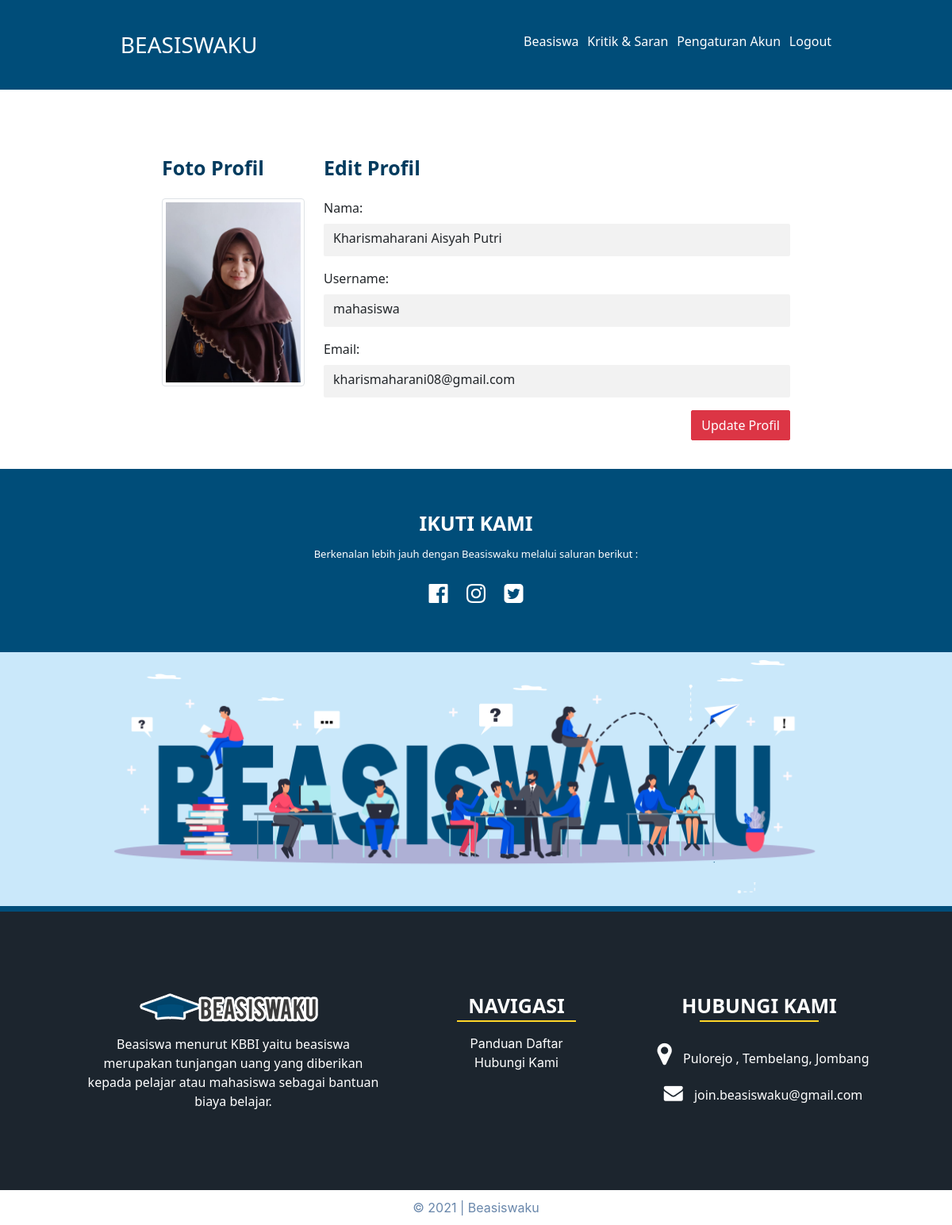
The page /Dashboard-User/profileuserv2.php (signed in) on the database its author committed.
### tables this page shows
CREATE TABLE `user` (
  `id` int(11) NOT NULL,
  `nama` varchar(100) NOT NULL,
  `username` varchar(100) NOT NULL,
  `password` varchar(100) NOT NULL,
  `email` varchar(50) NOT NULL,
  `nim` text NOT NULL,
  `hakakses` varchar(100) NOT NULL,
  `foto` varchar(5000) NOT NULL
);

### Dashboard-User/profileuserv2.php (the view, shortened to what this page needs)
<?php
include('koneksi.php');
?>
<!DOCTYPE html>
<head>
    <link rel="stylesheet" href="https://cdnjs.cloudflare.com/ajax/libs/font-awesome/4.7.0/css/font-awesome.min.css">
    <link rel="stylesheet" href="https://stackpath.bootstrapcdn.com/bootstrap/4.1.3/css/bootstrap.min.css">
    <link rel="stylesheet" href="../css/bootstrap.css" />
    <link rel="stylesheet" href="style3.css" />
</head>
<body>
    <div class="garis-navbar-atas"></div>
    <nav>
        <div class="logo">
            <h3>BEASISWAKU</h3>
        </div>
        <ul>
            <li><a href="berandauser.php">Beasiswa</a></li>
            <li><a href="kritiksaranv2.php">Kritik & Saran </a></li>
            <li><a href="profileuserv2.php">Pengaturan Akun</a></li>
            <li><a href="../logout.php">Logout</a></li>
        </ul>
    </nav>
    <div class="garis-navbar-bawah"></div>
    <div class="row">
        <div class="col-lg-2"></div>
        <div class="col-lg-2">
            <div class="kritiksaranv2"><b>Foto Profil</b></div>
            <?php
            $tampil = mysqli_query($koneksi, "SELECT * from user WHERE username='$_SESSION[username]'");
            while ($data = mysqli_fetch_array($tampil)) :
            ?>
                <img src="../Dashboard/images/<?= $data['foto'] ?>" class="img-thumbnail"></td>
            <?php endwhile; ?>
        </div>
        <div class="col-lg-6">
            <div class="kritiksaranv2"><b>Edit Profil</b></div>
            <?php
            $tampil = mysqli_query($koneksi, "SELECT * from user WHERE username='$_SESSION[username]'");
            while ($data = mysqli_fetch_array($tampil)) :
            ?>
                <div class="form-group">
                    <label for="usr">Nama:</label>
                    <div class="form-control"><?= $data['nama'] ?></div>
                </div>
                <div class="form-group">
                    <label for="pwd">Username:</label>
                    <div class="form-control"><?= $data['username'] ?></div>
                </div>
                <div class="form-group">
                    <label for="pwd">Email:</label>
                    <div class="form-control"><?= $data['email'] ?></div>
                </div>
                <div class="buttoninput">
                    <a href="editprofileuserv2.php?hal=edit&id=<?= $data['id'] ?>" type="button" class="btn btn-danger" style="float:right;">Update Profil</a>
                </div>
            <?php endwhile; ?>
            <div class="col-lg-2"></div>
            <br><br>
        </div>
        <div class="sosmed">
            <div class="row">
                <div class="col-lg-1"></div>
                <div class="col-lg-10">
                    <div class="follow-sosmed">
                        <center><b>IKUTI KAMI</b>
                            <div class="icon-sosmed">
                                <p>Berkenalan lebih jauh dengan Beasiswaku melalui saluran berikut :</p>
                                <a href="#" style="font-size:28px" class="fa">&#xf230;</a>
                                <a href="#" style="font-size:28px" class="fa">&#xf16d;</a>
                                <a href="#" style="font-size:28px" class="fa">&#xf081;</a>
                            </div>
                        </center>
                    </div>
                </div>
                <div class="col-lg-1"></div>
            </div>
        </div>
        <div class="beasiswaku">
            <div class="row">
                <div class="col-lg-1"></div>
                <div class="col-lg-10">
                    <center><img src="../img/beasiswaku.png"></center>
                </div>
                <div class="col-lg-1"></div>
            </div>
        </div>
        <div class="footer">
            <div class="row">
                <div class="col-lg-1"></div>
                <div class="col-lg-4">
                    <center>
                        <div class="posisi-footer"><img src="../img/logo1.png" alt="logo"></div>
                        <div class="deskripsi-footer">
                            <p>Beasiswa menurut KBBI yaitu beasiswa merupakan tunjangan uang yang diberikan kepada pelajar atau mahasiswa sebagai bantuan biaya belajar.</p>
                        </div>
                    </center>
                </div>
                <div class="col-lg-3">
                    <center>
                        <div class="posisi-footer"><b>NAVIGASI</b></div>
                        <center>
                            <div class="garis"></div>
                        </center>
                        <div class="navigasi">
                            <a href="" class="navigasi1">Panduan Daftar</a><br>
                            <a href="" class="navigasi1">Hubungi Kami</a>
                        </div>
                    </center>
                </div>
                <div class="col-lg-3">
                    <center>
                        <div class="posisi-footer"><b>HUBUNGI KAMI</b></div>
                        <div class="garis"></div>
                        <div class="deskripsi-footer">
                            <i style="font-size:32px" class="fa">&#xf041;</i>
                            Pulorejo , Tembelang, Jombang<br>
                            <i style="font-size:24px" class="fa">&#xf0e0;</i>
                            join.beasiswaku@gmail.com
                        </div>
                    </center>
                </div>
                <div class="col-lg-1"></div>
            </div>
        </div>
        <div class="copyright">
            <center> © 2021 | Beasiswaku </center>
        </div>
</body>
</html>

### Dashboard-User/style3.css (style rules this page uses)
body { overflow-x: hidden; }
.garis-navbar-atas { border-top: 10px #004d79 solid; }
.kritiksaranv2 { font-size: 25px; color: #003b5e; }
nav { display: flex; background-color: #004d79; justify-content: space-around; padding: 30px 0; color: white; }
nav ul { display: flex; list-style: none; width: 35%; justify-content: space-between; }
nav ul li a { color: white; text-decoration: none; }
.garis-navbar-bawah { border-top: 1px #004d79 solid; }
.beasiswaku img { max-width: 100%; }
.sosmed { margin-top: 25px; background-color: #004d79; }
.follow-sosmed { font-size: 25px; margin-top: 50px; color: #ffffff; }
.icon-sosmed { margin-top: 10px; font-size: 13px; padding-bottom: 50px; }
.icon-sosmed a { text-decoration: none; }
.fa { padding: 10px; cursor: pointer; color: #ffffff; }
.beasiswaku { background-color: #cae8fa; position: relative; }
.footer { border-top: #004d79 7px solid; background-color: #1c252e; }
.posisi-footer { font-size: 25px; margin-top: 100px; color: #ffffff; border-bottom: #ffffff 5px; }
.deskripsi-footer { color: #ffffff; margin-top: 15px; margin-bottom: 100px; }
.navigasi { margin-top: 15px; }
.navigasi1 { color: #ffffff; font-family: -apple-system, BlinkMacSystemFont, "Segoe UI", Roboto, Oxygen, Ubuntu, Cantarell, "Open Sans", "Helvetica Neue", sans-serif; }
.navigasi a { color: #ffffff; text-decoration: none; }
.garis { border-bottom: #ffd629 2px solid; width: 150px; }
.copyright { margin-top: 10px; margin-bottom: 10px; color: #6987ab; font-family: -apple-system, BlinkMacSystemFont, "Segoe UI", Roboto, Oxygen, Ubuntu, Cantarell, "Open Sans", "Helvetica Neue", sans-serif; }
.form-control { min-height: 41px; background: #f2f2f2; box-shadow: none !important; border: transparent; }
.form-control, .btn { border-radius: 2px; }

### Dashboard-User/profileuserv2.php (style rules this page uses)
.kritiksaranv2 { font-size: 25px; color: #003b5e; padding-top: 80px; padding-bottom: 20px; }

### rows shown on the page
user: foto (picture), nama "Kharismaharani Aisyah Putri", username "mahasiswa", email "kharismaharani08@gmail.com"
